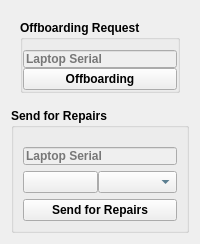
                           <widget class="QWidget" name="widget_96" native="true">
                            <layout class="QVBoxLayout" name="verticalLayout_65">
                             <item>
                              <widget class="QWidget" name="widget_97" native="true">
                               <layout class="QVBoxLayout" name="verticalLayout_70">
                                <item>
                                 <widget class="QGroupBox" name="offboardingGroupBox">
                                  <property name="font">
                                   <font>
                                    <weight>75</weight>
                                    <bold>true</bold>
                                   </font>
                                  </property>
                                  <property name="styleSheet">
                                   <string notr="true"/>
                                  </property>
                                  <property name="title">
                                   <string>Offboarding Request</string>
                                  </property>
                                  <layout class="QVBoxLayout" name="verticalLayout_71">
                                   <property name="spacing">
                                    <number>0</number>
                                   </property>
                                   <property name="leftMargin">
                                    <number>0</number>
                                   </property>
                                   <property name="topMargin">
                                    <number>0</number>
                                   </property>
                                   <property name="rightMargin">
                                    <number>0</number>
                                   </property>
                                   <property name="bottomMargin">
                                    <number>0</number>
                                   </property>
                                   <item>
                                    <widget class="QLineEdit" name="offboardingLaptopSerial">
                                     <property name="enabled">
                                      <bool>false</bool>
                                     </property>
                                     <property name="styleSheet">
                                      <string notr="true">margin-top:10px;</string>
                                     </property>
                                     <property name="placeholderText">
                                      <string>Laptop Serial</string>
                                     </property>
                                    </widget>
                                   </item>
                                   <item>
                                    <widget class="QPushButton" name="offboardingBtn">
                                     <property name="font">
                                      <font>
                                       <weight>75</weight>
                                       <bold>true</bold>
                                      </font>
                                     </property>
                                     <property name="cursor">
                                      <cursorShape>PointingHandCursor</cursorShape>
                                     </property>
                                     <property name="text">
                                      <string>Offboarding</string>
                                     </property>
                                    </widget>
                                   </item>
                                  </layout>
                                 </widget>
                                </item>
                               </layout>
                              </widget>
                             </item>
                             <item>
                              <widget class="QWidget" name="widget_98" native="true">
                               <layout class="QVBoxLayout" name="verticalLayout_72">
                                <property name="spacing">
                                 <number>0</number>
                                </property>
                                <property name="leftMargin">
                                 <number>0</number>
                                </property>
                                <property name="topMargin">
                                 <number>0</number>
                                </property>
                                <property name="rightMargin">
                                 <number>0</number>
                                </property>
                                <property name="bottomMargin">
                                 <number>0</number>
                                </property>
                                <item>
                                 <widget class="QGroupBox" name="sendRepairGroupBox">
                                  <property name="font">
                                   <font>
                                    <weight>75</weight>
                                    <bold>true</bold>
                                   </font>
                                  </property>
                                  <property name="title">
                                   <string>Send for Repairs</string>
                                  </property>
                                  <layout class="QVBoxLayout" name="verticalLayout_73">
                                   <item>
                                    <widget class="QLineEdit" name="sendForRepairLaptopSerial">
                                     <property name="enabled">
                                      <bool>false</bool>
                                     </property>
                                     <property name="styleSheet">
                                      <string notr="true">margin-top:10px;</string>
                                     </property>
                                     <property name="placeholderText">
                                      <string>Laptop Serial</string>
                                     </property>
                                    </widget>
                                   </item>
                                   <item>
                                    <widget class="QWidget" name="widget_99" native="true">
                                     <layout class="QHBoxLayout" name="horizontalLayout_91">
                                      <property name="spacing">
                                       <number>0</number>
                                      </property>
                                      <property name="leftMargin">
                                       <number>0</number>
                                      </property>
                                      <property name="topMargin">
                                       <number>0</number>
                                      </property>
                                      <property name="rightMargin">
                                       <number>0</number>
                                      </property>
                                      <property name="bottomMargin">
                                       <number>0</number>
                                      </property>
                                      <item>
                                       <widget class="QPushButton" name="refreshSpareLaptop">
                                        <property name="cursor">
                                         <cursorShape>PointingHandCursor</cursorShape>
                                        </property>
                                        <property name="text">
                                         <string/>
                                        </property>
                                        <property name="icon">
                                         <iconset resource="resources.qrc">
                                          <normaloff>:/Icons/Icons/refresh-ccw.svg</normaloff>:/Icons/Icons/refresh-ccw.svg</iconset>
                                        </property>
                                       </widget>
                                      </item>
                                      <item>
                                       <widget class="QComboBox" name="spareCombo">
                                        <property name="styleSheet">
                                         <string notr="true">color:#003854;</string>
                                        </property>
                                       </widget>
                                      </item>
                                     </layout>
                                    </widget>
                                   </item>
                                   <item>
                                    <widget class="QPushButton" name="sendForRepairBtn">
                                     <property name="font">
                                      <font>
                                       <weight>75</weight>
                                       <bold>true</bold>
                                      </font>
                                     </property>
                                     <property name="cursor">
                                      <cursorShape>PointingHandCursor</cursorShape>
                                     </property>
                                     <property name="text">
                                      <string>Send for Repairs</string>
                                     </property>
                                    </widget>
                                   </item>
                                  </layout>
                                 </widget>
                                </item>
                               </layout>
                              </widget>
                             </item>
                            </layout>
                           </widget>
